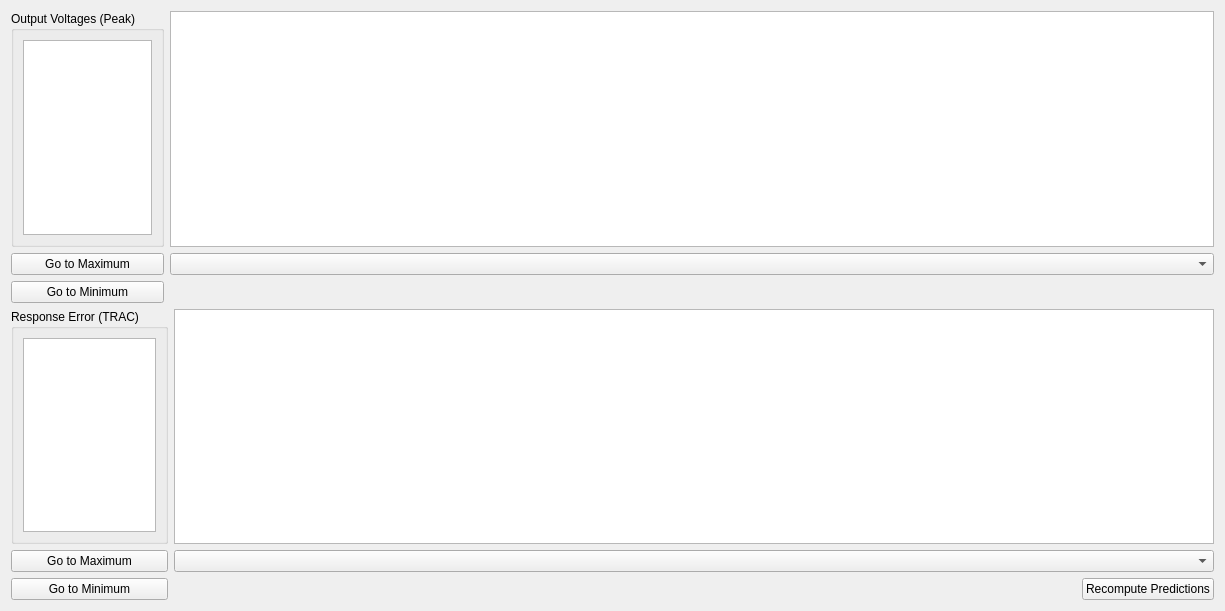
<?xml version="1.0" encoding="UTF-8"?>
<ui version="4.0">
 <class>Form</class>
 <widget class="QWidget" name="Form">
  <property name="geometry">
   <rect>
    <x>0</x>
    <y>0</y>
    <width>1225</width>
    <height>611</height>
   </rect>
  </property>
  <property name="windowTitle">
   <string>Form</string>
  </property>
  <layout class="QVBoxLayout" name="verticalLayout">
   <item>
    <layout class="QGridLayout" name="excitation_prediction_layout">
     <item row="2" column="0">
      <widget class="QPushButton" name="minimum_voltage_button">
       <property name="toolTip">
        <string>&lt;html&gt;&lt;head/&gt;&lt;body&gt;&lt;p&gt;&lt;span style=&quot; font-weight:600;&quot;&gt;Go to Minimum Voltage&lt;/span&gt;&lt;/p&gt;&lt;p&gt;Select the excitation signal with the smallest peak voltage and display it in the Output Voltage Prediction plot.&lt;/p&gt;&lt;/body&gt;&lt;/html&gt;</string>
       </property>
       <property name="text">
        <string>Go to Minimum</string>
       </property>
      </widget>
     </item>
     <item row="1" column="0">
      <widget class="QPushButton" name="maximum_voltage_button">
       <property name="toolTip">
        <string>&lt;html&gt;&lt;head/&gt;&lt;body&gt;&lt;p&gt;&lt;span style=&quot; font-weight:600;&quot;&gt;Go to Maximum Voltage&lt;/span&gt;&lt;/p&gt;&lt;p&gt;Select the excitation signal with the largest peak voltage and display it in the Output Voltage Prediction plot.&lt;/p&gt;&lt;/body&gt;&lt;/html&gt;</string>
       </property>
       <property name="text">
        <string>Go to Maximum</string>
       </property>
      </widget>
     </item>
     <item row="0" column="0">
      <widget class="QGroupBox" name="excitation_voltage_groupbox">
       <property name="title">
        <string>Output Voltages (Peak)</string>
       </property>
       <layout class="QVBoxLayout" name="verticalLayout_70">
        <item>
         <widget class="QListWidget" name="excitation_voltage_list">
          <property name="sizePolicy">
           <sizepolicy hsizetype="Minimum" vsizetype="Minimum">
            <horstretch>0</horstretch>
            <verstretch>0</verstretch>
           </sizepolicy>
          </property>
          <property name="minimumSize">
           <size>
            <width>0</width>
            <height>0</height>
           </size>
          </property>
          <property name="toolTip">
           <string>&lt;html&gt;&lt;head/&gt;&lt;body&gt;&lt;p&gt;&lt;span style=&quot; font-weight:600;&quot;&gt;Output Voltages (Peak)&lt;/span&gt;&lt;/p&gt;&lt;p&gt;Displays the peak voltage that will be supplied to each of the excitation channels in the environment based on the prescribed control law.&lt;/p&gt;&lt;/body&gt;&lt;/html&gt;</string>
          </property>
          <property name="sizeAdjustPolicy">
           <enum>QAbstractScrollArea::AdjustToContents</enum>
          </property>
         </widget>
        </item>
       </layout>
      </widget>
     </item>
     <item row="1" column="1">
      <widget class="QComboBox" name="excitation_selector">
       <property name="toolTip">
        <string>&lt;html&gt;&lt;head/&gt;&lt;body&gt;&lt;p&gt;&lt;span style=&quot; font-weight:600;&quot;&gt;Output Signal Selector&lt;/span&gt;&lt;/p&gt;&lt;p&gt;Select which signal should be plotted on the Output Voltage Prediction Plot.&lt;/p&gt;&lt;/body&gt;&lt;/html&gt;</string>
       </property>
      </widget>
     </item>
     <item row="0" column="1">
      <widget class="PlotWidget" name="excitation_display_plot">
       <property name="sizePolicy">
        <sizepolicy hsizetype="Expanding" vsizetype="Expanding">
         <horstretch>1</horstretch>
         <verstretch>0</verstretch>
        </sizepolicy>
       </property>
       <property name="toolTip">
        <string>&lt;html&gt;&lt;head/&gt;&lt;body&gt;&lt;p&gt;&lt;span style=&quot; font-weight:600;&quot;&gt;Output Voltage Prediction Plot&lt;/span&gt;&lt;/p&gt;&lt;p&gt;Displays the selected voltage signal that will be output to the excitation devices to achieve the desired response signals.&lt;/p&gt;&lt;/body&gt;&lt;/html&gt;</string>
       </property>
      </widget>
     </item>
    </layout>
   </item>
   <item>
    <layout class="QGridLayout" name="response_prediction_layout">
     <item row="0" column="0">
      <widget class="QGroupBox" name="response_error_groupbox">
       <property name="title">
        <string>Response Error (TRAC)</string>
       </property>
       <layout class="QVBoxLayout" name="verticalLayout_71">
        <item>
         <widget class="QListWidget" name="response_error_list">
          <property name="sizePolicy">
           <sizepolicy hsizetype="Minimum" vsizetype="Minimum">
            <horstretch>0</horstretch>
            <verstretch>0</verstretch>
           </sizepolicy>
          </property>
          <property name="toolTip">
           <string>&lt;html&gt;&lt;head/&gt;&lt;body&gt;&lt;p&gt;&lt;span style=&quot; font-weight:600;&quot;&gt;Response Error (TRAC)&lt;/span&gt;&lt;/p&gt;&lt;p&gt;Time Response Assurance Criterion between the predicted response and the desired response.  Note that the TRAC may be sensitive to small time delays in the signal, so a poor TRAC value does not immediately mean a terrible test.&lt;/p&gt;&lt;/body&gt;&lt;/html&gt;</string>
          </property>
          <property name="sizeAdjustPolicy">
           <enum>QAbstractScrollArea::AdjustToContents</enum>
          </property>
         </widget>
        </item>
       </layout>
      </widget>
     </item>
     <item row="1" column="0">
      <widget class="QPushButton" name="maximum_error_button">
       <property name="toolTip">
        <string>&lt;html&gt;&lt;head/&gt;&lt;body&gt;&lt;p&gt;&lt;span style=&quot; font-weight:600;&quot;&gt;Go to Maximum TRAC&lt;/span&gt;&lt;/p&gt;&lt;p&gt;Select the response signal with the largest TRAC and display it in the Response Prediction plot.&lt;/p&gt;&lt;/body&gt;&lt;/html&gt;</string>
       </property>
       <property name="text">
        <string>Go to Maximum</string>
       </property>
      </widget>
     </item>
     <item row="1" column="1">
      <widget class="QComboBox" name="response_selector">
       <property name="toolTip">
        <string>&lt;html&gt;&lt;head/&gt;&lt;body&gt;&lt;p&gt;&lt;span style=&quot; font-weight:600;&quot;&gt;Response Signal Selector&lt;/span&gt;&lt;/p&gt;&lt;p&gt;Select which signal should be plotted on the Response Prediction Plot.&lt;/p&gt;&lt;/body&gt;&lt;/html&gt;</string>
       </property>
      </widget>
     </item>
     <item row="0" column="1">
      <widget class="PlotWidget" name="response_display_plot">
       <property name="sizePolicy">
        <sizepolicy hsizetype="Expanding" vsizetype="Expanding">
         <horstretch>1</horstretch>
         <verstretch>0</verstretch>
        </sizepolicy>
       </property>
       <property name="toolTip">
        <string>&lt;html&gt;&lt;head/&gt;&lt;body&gt;&lt;p&gt;&lt;span style=&quot; font-weight:600;&quot;&gt;Response Prediction Plot&lt;/span&gt;&lt;/p&gt;&lt;p&gt;Displays the selected response signal.  Both the desired time signal and the predicted time signal will be plotted.&lt;/p&gt;&lt;/body&gt;&lt;/html&gt;</string>
       </property>
      </widget>
     </item>
     <item row="2" column="0">
      <widget class="QPushButton" name="minimum_error_button">
       <property name="toolTip">
        <string>&lt;html&gt;&lt;head/&gt;&lt;body&gt;&lt;p&gt;&lt;span style=&quot; font-weight:600;&quot;&gt;Go to Minimum TRAC&lt;/span&gt;&lt;/p&gt;&lt;p&gt;Select the response signal with the smallest TRAC and display it in the Response Prediction plot.&lt;/p&gt;&lt;/body&gt;&lt;/html&gt;</string>
       </property>
       <property name="text">
        <string>Go to Minimum</string>
       </property>
      </widget>
     </item>
     <item row="2" column="1">
      <layout class="QHBoxLayout" name="horizontalLayout_2">
       <item>
        <spacer name="horizontalSpacer">
         <property name="orientation">
          <enum>Qt::Horizontal</enum>
         </property>
         <property name="sizeHint" stdset="0">
          <size>
           <width>40</width>
           <height>20</height>
          </size>
         </property>
        </spacer>
       </item>
       <item>
        <widget class="QPushButton" name="recompute_predictions_button">
         <property name="toolTip">
          <string>&lt;html&gt;&lt;head/&gt;&lt;body&gt;&lt;p&gt;&lt;span style=&quot; font-weight:600;&quot;&gt;Recompute Predictions&lt;/span&gt;&lt;/p&gt;&lt;p&gt;Recompute predictions by running the control law again.  If a closed loop control law is implemented, the previous predictions will be used as the &amp;quot;measured&amp;quot; data and a closed-loop update will be performed.&lt;/p&gt;&lt;/body&gt;&lt;/html&gt;</string>
         </property>
         <property name="text">
          <string>Recompute Predictions</string>
         </property>
        </widget>
       </item>
      </layout>
     </item>
    </layout>
   </item>
  </layout>
 </widget>
 <customwidgets>
  <customwidget>
   <class>PlotWidget</class>
   <extends>QGraphicsView</extends>
   <header location="global">pyqtgraph</header>
  </customwidget>
 </customwidgets>
 <resources/>
 <connections/>
</ui>
